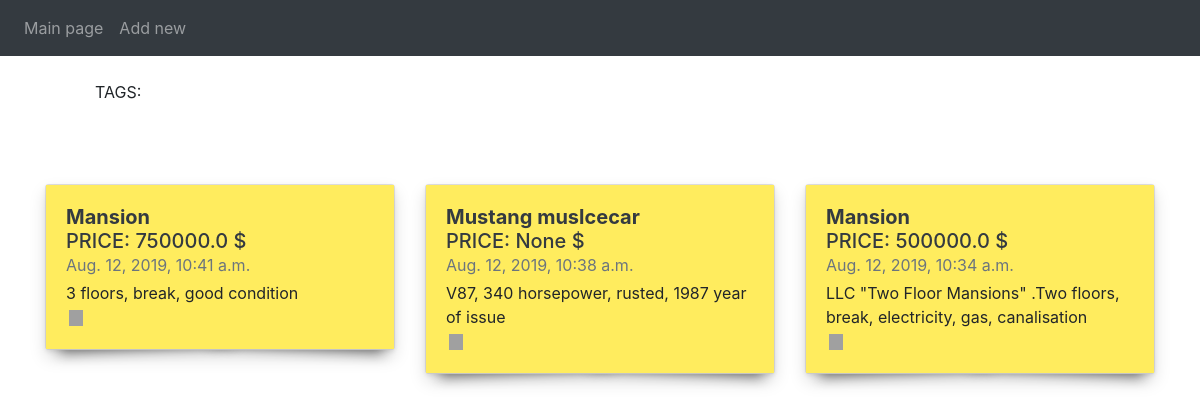
/, run on an earlier commit of the app's database.
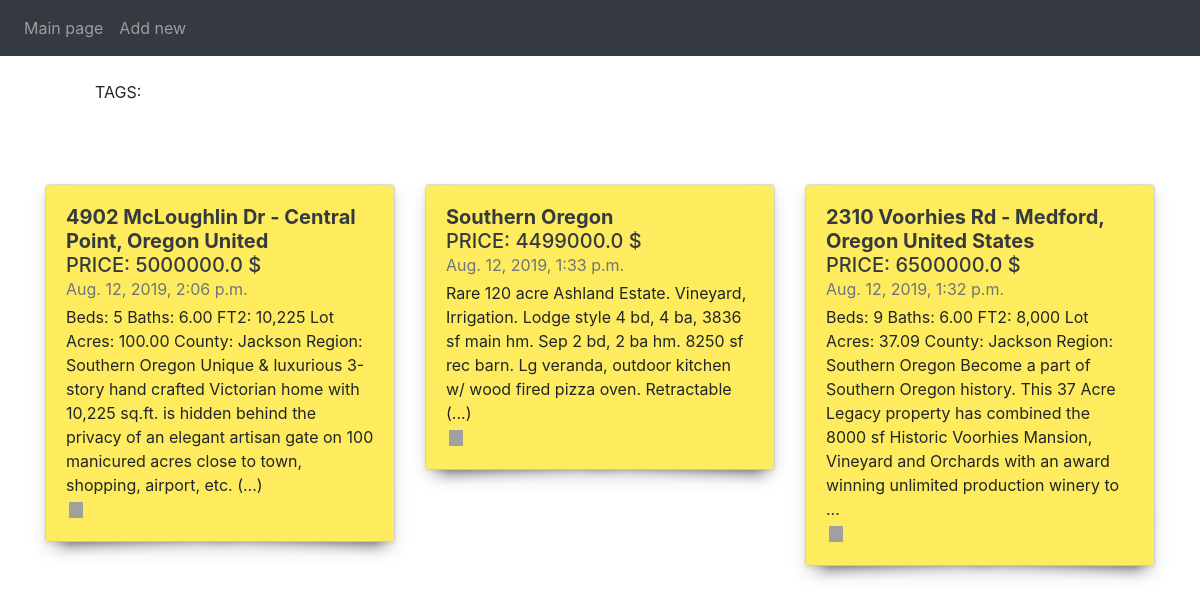
And on a later commit of the database.
### bboard/models.py (models this page shows)
class Bb(models.Model):
    title = models.CharField(max_length = 50, verbose_name = 'Title')
    content = models.TextField(null=True, blank=True, verbose_name = 'Description')
    price = models.FloatField(null=True, blank=True, verbose_name = 'Price')
    published = models.DateTimeField(auto_now_add=True, db_index=True)
    rubric = models.ForeignKey('Rubric', null=True, on_delete=models.PROTECT, verbose_name='Rubric')
    class Meta:
        verbose_name_plural = 'Ads'
        verbose_name = 'Ad'
        ordering = ['-published']

### bboard/views.py (the view)
# urls.py: path('', index, name='index'),
def index(request):
    bbs = Bb.objects.all()
    rubrics = Rubric.objects.all()
    context = {
        'bbs' : bbs,
        'rubrics': rubrics,
    }
    return render(
        request,
        'bboard/index.html',
        context
    )

### bboard/templates/bboard/index.html (shortened to what this page needs)
{% extends "layout/basic.html" %}
{% block content %}
  <body>
    <nav class="navbar navbar-expand-lg navbar-dark bg-dark fixed-top">
      <ul class="navbar-nav">
        <li class="nav-item">
          <a class="nav-link" href="{% url 'index' %}">Main page</a>
        </li>
        <li class="nav-item">
          <a class="nav-link" href="{% url 'add' %}">Add new</a>
        </li>
      </ul>
    </nav>
    <div class="container tags">
      <div class="row justify-content-md-center">
        <div class="col">
          <p>TAGS:</p>
        </div>
      </div>
    </div>
    <div class="container">
      <div class="row">
        {% for bb in bbs %}
        <div class="col-md-4">
          <div class="card shadow-sm">
            <div class="card-body align-items-start shadow color">
              <h5 class="mb-0">
                <b><a class="text-dark" href="#"> {{ bb.title }} </a></b>
                <p class="text-dark"> PRICE: {{ bb.price }} $</p>
              </h5>
              <div class="mb-1 text-muted"> {{ bb.published }} </div>
              <p class="card-text mb-auto"> {{ bb.content }} </p>
              <p class="card-text mb-auto"><a class="tag" href="/bboard/{{ bb.rubric.pk }}">{{ bb.rubric.name }}</a></p>
            </div>
          </div>
        </div>
        {% endfor %}
      </div>
    </div>
{% endblock %}

### bboard/templates/layout/basic.html (shortened to what this page needs)
<!doctype html>
<html lang="en">
  <head>
    <link rel="stylesheet" href="https://stackpath.bootstrapcdn.com/bootstrap/4.3.1/css/bootstrap.min.css">
    {% load static %}
    <link rel="stylesheet" href="{% static "css/main.css" %}">
  </head>
{% block content%}
{% endblock %}
  </body>
</html>

### bboard/static/css/main.css (style rules this page uses)
.tags { margin: 5rem; }
.color { background-color: #FFEC5E; }
.tag { color: #FFEC5E !important; text-transform: uppercase; background-color: #A0A0A0 !important; margin: 0 3px; padding: 0 7px; font-size: 13px; text-decoration: none !important; }
.card-text .tag { color: #FFEC5E !important; text-transform: uppercase; background-color: #A0A0A0 !important; margin: 0 3px; padding: 0 7px; font-size: 13px; text-decoration: none !important; }
p { margin-bottom: 0; }
.shadow { position: relative; }
.shadow:before, .shadow:after { z-index: -1; position: absolute; content: ""; bottom: 15px; left: 13px; width: 50%; top: 80%; max-width:300px; background: #666; -webkit-box-shadow: 0 15px 13px #888; -moz-box-shadow: 0 15px 13px #888; box-shadow: 0 15px 13px #888; -webkit-transform: rotate(-3deg); -moz-transform: rotate(-3deg); -o-transform: rotate(-3deg); -ms-transform: rotate(-3deg); transform: rotate(-3deg); }
.shadow:after { -webkit-transform: rotate(3deg); -moz-transform: rotate(3deg); -o-transform: rotate(3deg); -ms-transform: rotate(3deg); transform: rotate(3deg); right: 10px; left: auto; }

What changed in the data, as far as the page shows it:
removed Bb: title "Mansion", price "750000.0", published "Aug. 12, 2019, 10:41 a.m.", content "3 floors, break, good condition"
removed Bb: title "Mustang muslcecar", price "None", published "Aug. 12, 2019, 10:38 a.m.", content "V87, 340 horsepower, rusted, 1987 year of issue"
removed Bb: title "Mansion", price "500000.0", published "Aug. 12, 2019, 10:34 a.m.", content "LLC \"Two Floor Mansions\" .Two floors, break, electricity, gas, canalisation"
added Bb: title "4902 McLoughlin Dr - Central Point, Oregon United", price "5000000.0", published "Aug. 12, 2019, 2:06 p.m.", content "Beds: 5 Baths: 6.00 FT2: 10,225 Lot Acres: 100.00 County: Jackson Region: Southern Oregon Unique & luxurious 3-story hand crafted Victorian home with 10,225 sq.ft. is hidden behind the privacy of an elegant artisan gate on 100 manicured acres close to town, shopping, airport, etc. (...)"
added Bb: title "Southern Oregon", price "4499000.0", published "Aug. 12, 2019, 1:33 p.m.", content "Rare 120 acre Ashland Estate. Vineyard, Irrigation. Lodge style 4 bd, 4 ba, 3836 sf main hm. Sep 2 bd, 2 ba hm. 8250 sf rec barn. Lg veranda, outdoor kitchen w/ wood fired pizza oven. Retractable (...)"
added Bb: title "2310 Voorhies Rd - Medford, Oregon United States", price "6500000.0", published "Aug. 12, 2019, 1:32 p.m.", content "Beds: 9 Baths: 6.00 FT2: 8,000 Lot Acres: 37.09 County: Jackson Region: Southern Oregon Become a part of Southern Oregon history. This 37 Acre Legacy property has combined the 8000 sf Historic Voorhies Mansion, Vineyard and Orchards with an award winning unlimited production winery to ..."
